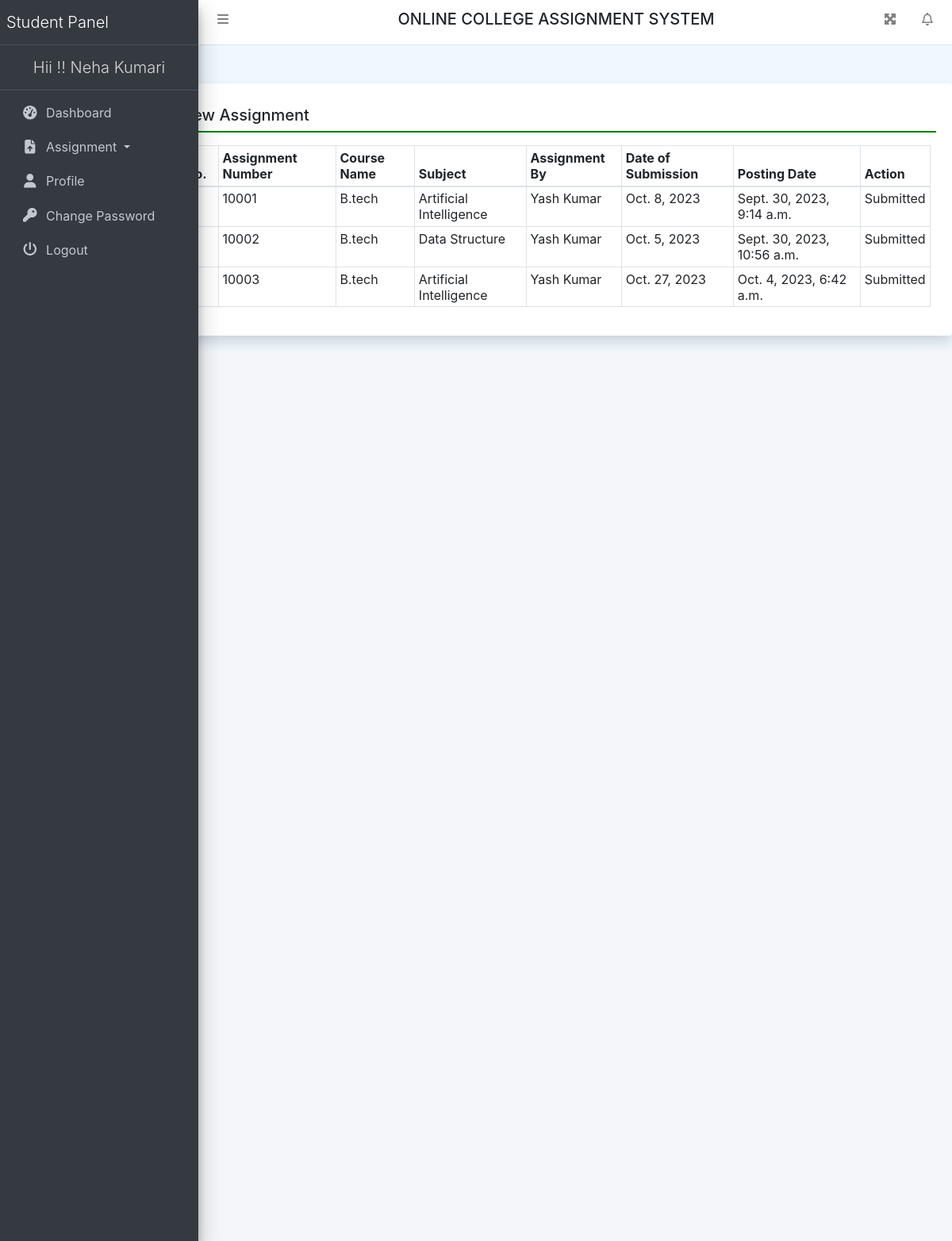
/newAssignment (signed in), run on the app's committed database.
### collegeAssignment/models.py (models this page shows, shortened)
class Assigment(models.Model):
    teacher = models.ForeignKey(Teacher, on_delete=models.CASCADE)
    course = models.ForeignKey(Course, on_delete=models.CASCADE)
    subject = models.ForeignKey(Subject, on_delete=models.CASCADE)
    AssignmentNumber = models.IntegerField(null=True)
    AssignmentTitle = models.CharField(max_length=150, null=True)
    AssignmentDescription = models.CharField(max_length=300, null=True)
    SubmissionDate = models.DateField(null=True)
    AssignmentMarks = models.CharField(max_length=150, null=True)
    AssignmentFile = models.FileField(max_length=200, null=True)
    CreationDate = models.DateTimeField(auto_now_add=True)

class Course(models.Model):
    BranchName = models.CharField(max_length=150, null=True)
    CourseName = models.CharField(max_length=200, null=True)
    CreationDate = models.DateTimeField(auto_now_add=True)

class Subject(models.Model):
    course = models.ForeignKey(Course, on_delete=models.CASCADE)
    SubjectFullname = models.CharField(max_length=200, null=True)
    SubjectShortname = models.CharField(max_length=50, null=True)
    SubjectCode = models.CharField(max_length=50, null=True)
    CreationDate = models.DateTimeField(auto_now_add=True)

class Teacher(models.Model):
    users = models.ForeignKey(User, on_delete=models.CASCADE)
    EmpID = models.IntegerField(null=True)
    MobileNumber = models.CharField(max_length=15, null=True)
    Gender = models.CharField(max_length=50, null=True)
    Dob = models.DateField(null=True)
    course = models.ForeignKey(Course, on_delete=models.CASCADE)
    Religion = models.CharField(max_length=100, null=True)
    Address = models.CharField(max_length=300, null=True)
    ProfilePic = models.FileField(max_length=200, null=True)
    JoiningDate = models.DateTimeField(auto_now_add=True)

### collegeAssignment/views.py (the view)
# urls.py: path('newAssignment', newAssignment, name='newAssignment'),
def newAssignment(request):
    if not request.user.is_authenticated:
        return redirect('student_login')
    user = request.user
    StudentUser = UserDetail.objects.get(user=user)
    Usercourse = StudentUser.course
    teacher = Teacher.objects.filter(course=Usercourse)
    assignment = Assigment.objects.filter(teacher__in = teacher)
    uploadassignment = Uploadass.objects.filter(userdetail=StudentUser)
    li = []
    for i in uploadassignment:
        li.append(i.assignment.id)
    return render(request, 'newAssignment.html', locals())

### collegeAssignment/templates/newAssignment.html
{% extends 'studentHeader.html' %}
{% block main %}
<div class="card shadow mt-5 offset-2">
    <div class="card-body">
        <h5 class="p-2" style="border-bottom: 2px solid green;">New Assignment</h5>
        <div class="container-fluid mt-3">
            <table class="table table-bordered table-sm">
                <thead>
                <tr>
                    <th>S No.</th>
                    <th>Assignment Number</th>
                    <th>Course Name</th>
                    <th>Subject</th>
                    <th>Assignment By</th>
                    <th>Date of Submission</th>
                    <th>Posting Date</th>
                    <th>Action</th>
                </tr>
                </thead>
                <tbody>
                   {% for i in assignment %}
                   <tr>
                       <td>{{forloop.counter}}</td>
                       <td>{{i.AssignmentNumber}}</td>
                       <td>{{i.course.CourseName}}</td>
                       <td>{{i.subject.SubjectFullname}}</td>
                       <td>{{i.teacher.users.first_name}} {{i.teacher.users.last_name}}</td>
                       <td>{{i.SubmissionDate}}</td>
                       <td>{{i.CreationDate}}</td>
                       {% if i.id in li %}
        <td>Submitted</td>
        {% else %}
                       <td><a href="{% url 'submitAssignment' i.id %}" class="btn btn-primary">View</a></td>
                  {% endif %}
                   </tr>
                   {% endfor %}
                </tbody>
            </table>
        </div>
    </div>
</div>
{% endblock %}

### collegeAssignment/templates/studentHeader.html (shortened to what this page needs)
{% load static %}
<html>
<head runat="server">
    <link href="{% static 'css/bootstrap.css' %}" rel="stylesheet"/>
    <link href="{% static 'css/all.css' %}" rel="stylesheet"/>
    <link href="{% static 'css/adminlte.css' %}" rel="stylesheet"/>
    <link href="{% static 'css/OverlayScrollbars.css' %}" rel="stylesheet"/>
    <link rel="stylesheet" href="https://cdn.datatables.net/1.10.23/css/jquery.dataTables.min.css">
    <link rel="stylesheet" href="https://cdn.datatables.net/buttons/1.6.5/css/buttons.dataTables.min.css">
    <link rel="stylesheet"
          href="https://cdn.jsdelivr.net/npm/bootstrap-select@1.13.14/dist/css/bootstrap-select.min.css">
</head>
<body class="hold-transition sidebar-mini layout-fixed layout-navbar-fixed layout-footer-fixed">
<nav class="main-header navbar navbar-expand navbar-white navbar-light">
    <ul class="navbar-nav">
        <li class="nav-item">
            <a class="nav-link" data-widget="pushmenu" href="#" role="button"><i class="fas fa-bars"></i></a>
        </li>
    </ul>
    <h5 class="text-center text-uppercase" style="width:100%;">Online College Assignment System</h5>
    <ul class="navbar-nav ml-auto">
        <li class="nav-item">
            <a class="nav-link" data-widget="fullscreen" href="#" role="button">
                <i class="fas fa-expand-arrows-alt"></i>
            </a>
        </li>
        <li class="nav-item dropdown">
            <a class="nav-link" data-toggle="dropdown" href="#">
                <i class="far fa-bell fas-shake animated"></i>
            </a>
        </li>
    </ul>
</nav>
<aside class="main-sidebar sidebar-dark-primary elevation-4">
    <a href="{% url 'sdashboard' %}" class="brand-link">
        <span class="brand-text font-weight-light">Student Panel</span>
    </a>
    <a href="{% url 'sdashboard' %}" class="brand-link">
        <center><span
                class="brand-text font-weight-light">Hii !! {{request.user.first_name}} {{request.user.last_name}} </span>
        </center>
    </a>
    <div class="sidebar">
        <nav class="mt-2">
            <ul class="nav nav-pills nav-sidebar flex-column" data-widget="treeview" role="menu" data-accordion="false">
                <li class="nav-item"><a href="{% url 'sdashboard' %}" class="nav-link">
                    <i class="nav-icon fas fa-tachometer-alt"></i>
                    <p>Dashboard</p>
                </a></li>
                <li class="nav-item dropdown">
                    <a class="nav-link dropdown-toggle" href="#" id="navbarDropdown"
                       role="button" data-toggle="dropdown" aria-haspopup="true"
                       aria-expanded="false"> <i class="nav-icon fas fa-file-upload"></i> Assignment </a>
                </li>
                <li class="nav-item"><a href="{% url 'studentProfile' %}" class="nav-link">
                    <i class="nav-icon fas fa-user"></i>
                    <p>Profile</p>
                </a></li>
                <li class="nav-item"><a href="{% url 'studentchangePassword' %}" class="nav-link">
                    <i class="nav-icon fas fa-key"></i>
                    <p>Change Password</p>
                </a></li>
                <li class="nav-item"><a href="/logout" class="nav-link">
                    <i class="nav-icon fas fa-power-off"></i>
                    <p>Logout</p>
                </a></li>
            </ul>
        </nav>
    </div>
</aside>
{% block main %}
{% endblock %}
<div class="content-wrapper"></div>

### collegeAssignment/static/css/all.css (style rules this page uses)
.fa-bars:before { content: "\f0c9"; }
.fa-bell:before { content: "\f0f3"; }
.fa-key:before { content: "\f084"; }
.fa-power-off:before { content: "\f011"; }
.fa-user:before { content: "\f007"; }

### collegeAssignment/static/css/OverlayScrollbars.css (style rules this page uses)
.os-host, .os-host-textarea { position: relative; overflow: visible !important; -webkit-box-orient: vertical; -webkit-box-direction: normal; -ms-flex-direction: column; flex-direction: column; -ms-flex-wrap: nowrap; flex-wrap: nowrap; -webkit-box-pack: start; -ms-flex-pack: start; justify-content: flex-start; -ms-flex-line-pack: start; align-content: flex-start; -webkit-box-align: start; -ms-flex-align: start; -ms-grid-row-align: flex-start; align-items: flex-start; }

### collegeAssignment/templates/studentHeader.html (style rules this page uses)
body { background-color: aliceblue; }

### data on the page
Assigment: AssignmentNumber "10001", course.CourseName "B.tech", subject.SubjectFullname "Artificial Intelligence", teacher.users.first_name "Yash", teacher.users.last_name "Kumar", SubmissionDate "Oct. 8, 2023", CreationDate "Sept. 30, 2023, 9:14 a.m.", shows "Submitted"
Assigment: AssignmentNumber "10002", course.CourseName "B.tech", subject.SubjectFullname "Data Structure", teacher.users.first_name "Yash", teacher.users.last_name "Kumar", SubmissionDate "Oct. 5, 2023", CreationDate "Sept. 30, 2023, 10:56 a.m.", shows "Submitted"
Assigment: AssignmentNumber "10003", course.CourseName "B.tech", subject.SubjectFullname "Artificial Intelligence", teacher.users.first_name "Yash", teacher.users.last_name "Kumar", SubmissionDate "Oct. 27, 2023", CreationDate "Oct. 4, 2023, 6:42 a.m.", shows "Submitted"

### other printed values
{{ request.user.first_name }} "Neha"
{{ request.user.last_name }} "Kumari"
